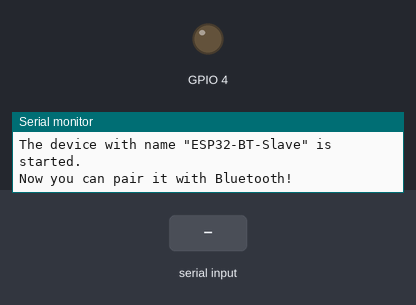
A sketch run on a simulated ESP32. On the bench: output pins drawn as LEDs (lit = HIGH), the last lines printed to the serial monitor. The test bench sets the inputs (shaded band). EEPROM starts erased; nothing arrives over Bluetooth unless stated; the camera gives no picture. At 4.4 s the program puts the board to deep sleep or switches it off; the recording ends there.

Above: at 0.9 s.
1.0 s: "1" received over the second serial link
At 1.8 s:
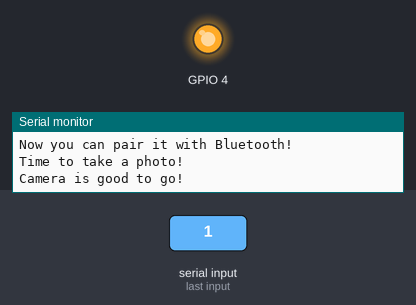
Timing chart, 0 to 4.0 s (numbered marks = the images above; inputs shaded):
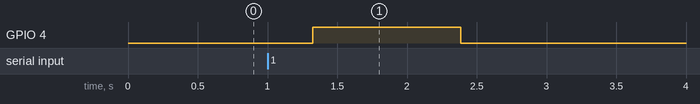

The sketch:

Camera.ino
```cpp
// (licence header left out)
// Select Board "AI Thinker ESP32-CAM"
// Must use ESP32 Module


#include "esp_camera.h"
#include "Arduino.h"
#include "FS.h"                // SD Card ESP32
#include "SD_MMC.h"            // SD Card ESP32
#include "soc/soc.h"           // Disable brownour problems
#include "soc/rtc_cntl_reg.h"  // Disable brownour problems
#include "driver/rtc_io.h"
#include <EEPROM.h>            // read and write from flash memory

// define the number of bytes you want to access
#define EEPROM_SIZE 1

// Pin definition for CAMERA_MODEL_AI_THINKER
#define PWDN_GPIO_NUM     32
#define RESET_GPIO_NUM    -1
#define XCLK_GPIO_NUM      0
#define SIOD_GPIO_NUM     26
#define SIOC_GPIO_NUM     27

#define Y9_GPIO_NUM       35
#define Y8_GPIO_NUM       34
#define Y7_GPIO_NUM       39
#define Y6_GPIO_NUM       36
#define Y5_GPIO_NUM       21
#define Y4_GPIO_NUM       19
#define Y3_GPIO_NUM       18
#define Y2_GPIO_NUM        5
#define VSYNC_GPIO_NUM    25
#define HREF_GPIO_NUM     23
#define PCLK_GPIO_NUM     22

int pictureNumber = 0;

// Bluetooth initialisation
#include "BluetoothSerial.h"

String device_name = "ESP32-BT-Slave";

// Check if Bluetooth is available
#if !defined(CONFIG_BT_ENABLED) || !defined(CONFIG_BLUEDROID_ENABLED)
#error Bluetooth is not enabled! Please run `make menuconfig` to and enable it
#endif

// Check Serial Port Profile
#if !defined(CONFIG_BT_SPP_ENABLED)
#error Serial Port Profile for Bluetooth is not available or not enabled. It is only available for the ESP32 chip.
#endif

BluetoothSerial SerialBT;

#define BAUD_RATE 9600

void setup() {
  // must run the following line
  WRITE_PERI_REG(RTC_CNTL_BROWN_OUT_REG, 0); //disable brownout detector

  Serial.begin(BAUD_RATE);
  //Serial.setDebugOutput(true);
  //Serial.println();
  SerialBT.begin(device_name); // initialise bluetooth with defined name
  Serial.printf("The device with name \"%s\" is started.\nNow you can pair it with Bluetooth!\n", device_name.c_str());

  while (!SerialBT.available()) {
    delay(50);
  }
  // must have this delay, waits for connection?

  Serial.println("Time to take a photo!");

  camera_config_t config;
  config.ledc_channel = LEDC_CHANNEL_0;
  config.ledc_timer = LEDC_TIMER_0;
  config.pin_d0 = Y2_GPIO_NUM;
  config.pin_d1 = Y3_GPIO_NUM;
  config.pin_d2 = Y4_GPIO_NUM;
  config.pin_d3 = Y5_GPIO_NUM;
  config.pin_d4 = Y6_GPIO_NUM;
  config.pin_d5 = Y7_GPIO_NUM;
  config.pin_d6 = Y8_GPIO_NUM;
  config.pin_d7 = Y9_GPIO_NUM;
  config.pin_xclk = XCLK_GPIO_NUM;
  config.pin_pclk = PCLK_GPIO_NUM;
  config.pin_vsync = VSYNC_GPIO_NUM;
  config.pin_href = HREF_GPIO_NUM;
  config.pin_sscb_sda = SIOD_GPIO_NUM;
  config.pin_sscb_scl = SIOC_GPIO_NUM;
  config.pin_pwdn = PWDN_GPIO_NUM;
  config.pin_reset = RESET_GPIO_NUM;
  config.xclk_freq_hz = 20000000;
  config.pixel_format = PIXFORMAT_JPEG;

  if(psramFound()){
    config.frame_size = FRAMESIZE_UXGA; // FRAMESIZE_ + QVGA|CIF|VGA|SVGA|XGA|SXGA|UXGA
    config.jpeg_quality = 10;
    config.fb_count = 2;
  } else {
    config.frame_size = FRAMESIZE_SVGA;
    config.jpeg_quality = 12;
    config.fb_count = 1;
  }

  // Init Camera
  esp_err_t err = esp_camera_init(&config);
  if (err != ESP_OK) {
    Serial.printf("Camera init failed with error 0x%x", err);
    return;
  } else {
    Serial.println("Camera is good to go!");
  }

  camera_fb_t * fb = NULL;

  // Take Picture with Camera
  pinMode(4, OUTPUT);
  digitalWrite(4, HIGH);
  delay(1000);
  fb = esp_camera_fb_get();
  digitalWrite(4, LOW);
  if(!fb) {
    Serial.println("Camera capture failed");
    return;
  } else {
    Serial.println("Picture captured!!");
  }
  // initialize EEPROM with predefined size
  EEPROM.begin(EEPROM_SIZE);
  pictureNumber = EEPROM.read(0) + 1;

  // writing to bluetooth ===================
  SerialBT.write(fb->buf, fb->len); // payload (image), payload length
  EEPROM.write(0, pictureNumber);
  EEPROM.commit();
  Serial.println(fb->len);
  esp_camera_fb_return(fb);

  // Turns off the ESP32-CAM white on-board LED (flash) connected to GPIO 4
  // pinMode(4, OUTPUT);
  digitalWrite(4, LOW);
  rtc_gpio_hold_en(GPIO_NUM_4);

  delay(2000);
  Serial.println("Going to sleep now");
  // delay(2000);
  esp_deep_sleep_start();
  Serial.println("This will never be printed");
}

void loop() {

}
```

Measured:
- after the input at 1.0 s, GPIO 4: LOW → HIGH after 0.33 s, → LOW 1.1 s later
